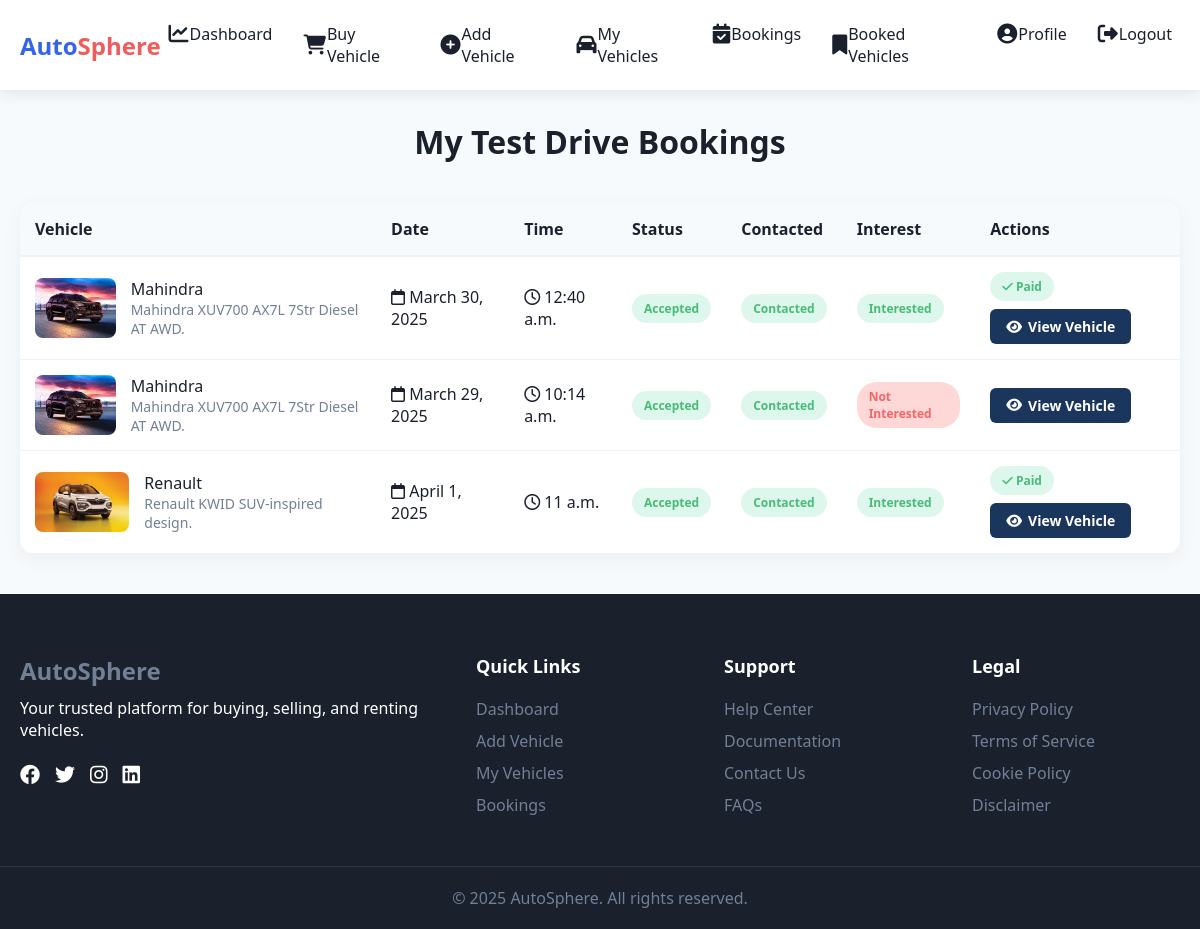
Screenshot of /Dealer/Dealer_booked_vehicel/ (signed in) with the database file from the repository.
### Customer/models.py (models this page shows, shortened)
class TestDriveBooking(models.Model):
    customer = models.ForeignKey(Customer, on_delete=models.CASCADE, null=True, blank=True)  # Allow null for dealers
    dealer = models.ForeignKey(Dealer, on_delete=models.CASCADE, null=True, blank=True)  # Optional Dealer field
    vehicle = models.ForeignKey(Vehicle, on_delete=models.CASCADE)
    date = models.DateField()
    time = models.TimeField()
    status = models.CharField(max_length=20, choices=[("Pending", "Pending"), ("Accepted", "Accepted"), ("Rejected", "Rejected")], default="Pending")
    payment_status = models.CharField(max_length=20, choices=[("Pending", "Pending"), ("Paid", "Paid")], default="Pending")
    Payment_amount = models.DecimalField(max_digits=10, decimal_places=2, default=0.00)
    Contancted = models.CharField(max_length=20, choices=[("Pending", "Pending"), ("Contacted", "Contacted")], default="Pending")
    Intrested = models.CharField(max_length=20, choices=[("Pending", "Pending"), ("Intrested", "Intrested"),("Not-Intrested", "Not-Intrested")], default="Pending")

class Vehicle(models.Model):
    SALE = 'sale'
    RENT = 'rent'
    VEHICLE_TYPES = [
        (SALE, 'For Sale'),
        (RENT, 'For Rent'),
    ]
    dealer = models.ForeignKey(Dealer, on_delete=models.CASCADE, null=True, blank=True)
    showroom_dealer = models.ForeignKey(Showroom, on_delete=models.CASCADE, null=True, blank=True)
    owner = models.ForeignKey(Customer, on_delete=models.CASCADE, null=True, blank=True)
    title = models.CharField(max_length=255)
    brand = models.CharField(max_length=100)
    model = models.CharField(max_length=100)
    year = models.PositiveIntegerField()
    price = models.DecimalField(max_digits=10, decimal_places=2)
    vehicle_type = models.CharField(max_length=10, choices=VEHICLE_TYPES, default=SALE)
    description = models.TextField()
    mileage = models.PositiveIntegerField(null=True, blank=True)
    fuel_type = models.CharField(max_length=50, choices=[("Petrol", "Petrol"), ("Diesel", "Diesel"), ("Electric", "Electric")])
    transmission = models.CharField(max_length=50, choices=[("Manual", "Manual"), ("Automatic", "Automatic")])
    available = models.BooleanField(default=True)
    image = models.ImageField(upload_to="vehicle_images/", null=True, blank=True)
    created_at = models.DateTimeField(default=now)

### Dealer/views.py (the view)
# urls.py: path("Dealer_booked_vehicel/", views.Dealer_booked_vehicel, name="Dealer_booked_vehicel"),
def Dealer_booked_vehicel(request):
    if "did" not in request.session:
        return redirect("Customer:Login")
    dealer_id = request.session["did"]
    test_drive_bookings = TestDriveBooking.objects.filter(dealer_id=dealer_id).select_related("vehicle")
    return render(request, "Dealer/Dealer_booked_vehicel.html", {"test_drive_bookings": test_drive_bookings})

### Dealer/templates/Dealer/Dealer_booked_vehicel.html (shortened to what this page needs)
<!DOCTYPE html>
<html lang="en">
<head>
    <link rel="stylesheet" href="https://cdnjs.cloudflare.com/ajax/libs/font-awesome/6.4.0/css/all.min.css">
</head>
<body>
    <nav class="navbar">
        <div class="container">
            <a href="{% url 'Dealer:Dealer_home' %}" class="logo">
                <span style="color: #3563E9;">Auto</span><span style="color: #f35b5b;">Sphere</span>
            </a>
            <ul class="nav-links">
                <li>
                    <a href="{% url 'Dealer:dealer_dashboard' %}">
                        <i class="fas fa-chart-line"></i>
                        Dashboard
                    </a>
                </li>
                <li>
                    <a href="{% url 'Dealer:dealer_vehicle_list' %}">
                        <i class="fas fa-shopping-cart"></i>
                        Buy Vehicle
                    </a>
                </li>
                <li>
                    <a href="{% url 'Dealer:add_vehicle' %}">
                        <i class="fas fa-plus-circle"></i>
                        Add Vehicle
                    </a>
                </li>
                <li>
                    <a href="{% url 'Dealer:dealer_vehicles' %}">
                        <i class="fas fa-car"></i>
                        My Vehicles
                    </a>
                </li>
                <li>
                    <a href="{% url 'Dealer:dealer_bookings' %}">
                        <i class="fas fa-calendar-check"></i>
                        Bookings
                    </a>
                </li>
                <li>
                    <a href="{% url 'Dealer:Dealer_booked_vehicel' %}">
                        <i class="fas fa-bookmark"></i>
                        Booked Vehicles
                    </a>
                </li>
                <li>
                    <a href="{% url 'Dealer:dealer_profile' %}">
                        <i class="fas fa-user-circle"></i>
                        Profile
                    </a>
                </li>
                <li>
                    <a href="{% url 'Customer:index' %}">
                        <i class="fas fa-sign-out-alt"></i>
                        Logout
                    </a>
                </li>
            </ul>
        </div>
    </nav>
    <div class="bookings-container">
        <div class="page-header">
            <h2>My Test Drive Bookings</h2>
        </div>
        <div class="bookings-card">
            <table class="booking-table">
                <thead>
                    <tr>
                        <th>Vehicle</th>
                        <th>Date</th>
                        <th>Time</th>
                        <th>Status</th>
                        <th>Contacted</th>
                        <th>Interest</th>
                        <th>Actions</th>
                    </tr>
                </thead>
                <tbody>
                    {% for booking in test_drive_bookings %}
                    <tr>
                        <td>
                            <div class="vehicle-info">
                                <div class="vehicle-image">
                                    <img src="{{ booking.vehicle.image.url }}" alt="{{ booking.vehicle.title }}">
                                </div>
                                <div>
                                    <div class="vehicle-details">{{ booking.vehicle.brand }}</div>
                                    <div class="vehicle-model">{{ booking.vehicle.model }}</div>
                                </div>
                            </div>
                        </td>
                        <td>
                            <i class="far fa-calendar"></i>
                            {{ booking.date }}
                        </td>
                        <td>
                            <i class="far fa-clock"></i>
                            {{ booking.time }}
                        </td>
                        <td>
                            <span class="status-badge
                                {% if booking.status == 'Pending' %}status-pending
                                {% elif booking.status == 'Accepted' %}status-success
                                {% else %}status-error{% endif %}">
                                {{ booking.status }}
                            </span>
                        </td>
                        <td>
                            <span class="status-badge
                                {% if booking.Contancted == 'Contacted' %}status-success
                                {% else %}status-pending{% endif %}">
                                {{ booking.Contancted }}
                            </span>
                        </td>
                        <td>
                            {% if booking.Contancted == "Contacted" and booking.Intrested == "Pending" %}
                                <div class="action-buttons">
                                    <a href="{% url 'Dealer:mark_interested_dealer' booking.id %}" class="btn btn-success">
                                        <i class="fas fa-thumbs-up"></i>
                                        Interested
                                    </a>
                                    <a href="{% url 'Dealer:mark_not_interested_dealer' booking.id %}" class="btn btn-error">
                                        <i class="fas fa-thumbs-down"></i>
                                        Not Interested
                                    </a>
                                </div>
                            {% elif booking.Intrested == "Intrested" %}
                                <span class="status-badge status-success">Interested</span>
                            {% elif booking.Intrested == "Not-Intrested" %}
                                <span class="status-badge status-error">Not Interested</span>
                            {% else %}
                                <span class="status-badge status-pending">Pending</span>
                            {% endif %}
                        </td>
                        <td>
                            <div class="action-buttons">
                                {% if booking.Intrested == "Intrested" and booking.payment_status == "Pending" %}
                                    <a href="{% url 'Dealer:make_payment_dealer' booking.id %}" class="btn btn-primary">
                                        <i class="fas fa-credit-card"></i>
                                        Make Payment
                                    </a>
                                {% elif booking.payment_status == "Paid" %}
                                    <span class="status-badge status-success">
                                        <i class="fas fa-check"></i>
                                        Paid
                                    </span>
                                {% endif %}
                                <a href="{% url 'Dealer:dealer_vehicle_detail' booking.vehicle.id %}" class="btn btn-info">
                                    <i class="fas fa-eye"></i>
                                    View Vehicle
                                </a>
                            </div>
                        </td>
                    </tr>
                    {% endfor %}
                </tbody>
            </table>
        </div>
    </div>
    <footer class="footer">
        <div class="footer-grid">
            <div class="footer-links">
                <a href="#" class="footer-logo">Auto<span>Sphere</span></a>
                <p>Your trusted platform for buying, selling, and renting vehicles.</p>
                <div class="social-links">
                    <a href="#"><i class="fab fa-facebook"></i></a>
                    <a href="#"><i class="fab fa-twitter"></i></a>
                    <a href="#"><i class="fab fa-instagram"></i></a>
                    <a href="#"><i class="fab fa-linkedin"></i></a>
                </div>
            </div>
            <div class="footer-links">
                <h4>Quick Links</h4>
                <ul>
                    <li><a href="{% url 'Dealer:dealer_dashboard' %}">Dashboard</a></li>
                    <li><a href="{% url 'Dealer:add_vehicle' %}">Add Vehicle</a></li>
                    <li><a href="{% url 'Dealer:dealer_vehicles' %}">My Vehicles</a></li>
                    <li><a href="{% url 'Dealer:dealer_bookings' %}">Bookings</a></li>
                </ul>
            </div>
            <div class="footer-links">
                <h4>Support</h4>
                <ul>
                    <li><a href="#">Help Center</a></li>
                    <li><a href="#">Documentation</a></li>
                    <li><a href="#">Contact Us</a></li>
                    <li><a href="#">FAQs</a></li>
                </ul>
            </div>
            <div class="footer-links">
                <h4>Legal</h4>
                <ul>
                    <li><a href="#">Privacy Policy</a></li>
                    <li><a href="#">Terms of Service</a></li>
                    <li><a href="#">Cookie Policy</a></li>
                    <li><a href="#">Disclaimer</a></li>
                </ul>
            </div>
        </div>
        <div class="footer-bottom">
            <p>&copy; 2025 AutoSphere. All rights reserved.</p>
        </div>
    </footer>
</body>
</html>

### Dealer/templates/Dealer/Dealer_booked_vehicel.html (style rules this page uses)
:root { --primary: #3563E9; --secondary: #1A365D; --accent: #FF4C30; --light: #F7FAFC; --dark: #1A202C; --gray: #718096; --light-gray: #EDF2F7; --success: #48BB78; --error: #F56565; }
* { margin: 0; padding: 0; box-sizing: border-box; font-family: 'Segoe UI', Tahoma, Geneva, Verdana, sans-serif; }
body { background-color: var(--light); color: var(--dark); }
.navbar { background: white; padding: 15px 0; position: fixed; top: 0; left: 0; right: 0; z-index: 1000; box-shadow: 0 2px 15px rgba(0, 0, 0, 0.1); }
.container { max-width: 1400px; margin: 0 auto; padding: 0 20px; display: flex; justify-content: space-between; align-items: center; }
.logo { display: flex; align-items: center; gap: 0px; font-size: 24px; font-weight: 700; color: var(--dark); text-decoration: none; }
.nav-links { display: flex; gap: 30px; list-style: none; margin: 0; padding: 0; }
.nav-links a { display: flex; align-items: center; gap: 1px; color: var(--dark); text-decoration: none; font-weight: 500; padding: 8px 12px; border-radius: 8px; transition: all 0.3s; }
.nav-links a i { font-size: 16px; }
@media (max-width: 1200px) { .nav-links { gap: 15px; } }
@media (max-width: 1200px) { .nav-links a { padding: 8px; } }
@media (max-width: 1200px) { .nav-links a i { font-size: 20px; } }
.footer { background: var(--dark); color: white; padding: 60px 0 20px; }
.footer-grid { display: grid; grid-template-columns: 2fr 1fr 1fr 1fr; gap: 40px; max-width: 1200px; margin: 0 auto; padding: 0 20px; }
.footer-logo { color: white; font-size: 24px; font-weight: 700; margin-bottom: 20px; display: block; }
.footer-links h4 { margin-bottom: 20px; font-size: 18px; }
.footer-links ul { list-style: none; }
.footer-links a { color: var(--gray); text-decoration: none; transition: color 0.3s; display: block; margin-bottom: 10px; }
.footer-bottom { text-align: center; margin-top: 40px; padding-top: 20px; border-top: 1px solid rgba(255, 255, 255, 0.1); color: var(--gray); }
.social-links { display: flex; gap: 15px; margin-top: 20px; }
.social-links a { color: white; font-size: 20px; transition: color 0.3s; }
.bookings-container { max-width: 1400px; margin: 120px auto 40px; padding: 0 20px; }
.page-header { text-align: center; margin-bottom: 40px; }
.page-header h2 { font-size: 32px; color: var(--dark); margin-bottom: 10px; }
.bookings-card { background: white; border-radius: 15px; box-shadow: 0 5px 20px rgba(0, 0, 0, 0.05); overflow: hidden; }
.booking-table { width: 100%; border-collapse: separate; border-spacing: 0; }
.booking-table th { background: var(--light); color: var(--dark); font-weight: 600; padding: 15px; text-align: left; border-bottom: 2px solid var(--light-gray); }
.booking-table td { padding: 15px; border-bottom: 1px solid var(--light-gray); vertical-align: middle; }
.vehicle-info { display: flex; align-items: center; gap: 15px; }
.vehicle-image { width: 100px; height: 60px; border-radius: 8px; overflow: hidden; }
.vehicle-image img { width: 100%; height: 100%; object-fit: cover; }
.vehicle-details { font-weight: 500; color: var(--dark); }
.vehicle-model { font-size: 14px; color: var(--gray); }
.status-badge { padding: 6px 12px; border-radius: 20px; font-size: 12px; font-weight: 600; display: inline-block; }
.status-success { background: #DEF7EC; color: var(--success); }
.status-error { background: #FED7D7; color: var(--error); }
.btn { padding: 8px 16px; border-radius: 6px; font-size: 14px; font-weight: 600; text-decoration: none; transition: all 0.3s; display: inline-flex; align-items: center; gap: 6px; border: none; cursor: pointer; }
.btn-info { background: var(--secondary); color: white; }
.action-buttons { display: flex; gap: 8px; flex-wrap: wrap; }

### rows the page displays
TestDriveBooking: vehicle.image (picture), vehicle.brand "Mahindra", vehicle.model "Mahindra XUV700 AX7L 7Str Diesel AT AWD.", date "March 30, 2025", time "12:40 a.m.", status "Accepted", Contancted "Contacted", Intrested "Interested"
TestDriveBooking: vehicle.image (picture), vehicle.brand "Mahindra", vehicle.model "Mahindra XUV700 AX7L 7Str Diesel AT AWD.", date "March 29, 2025", time "10:14 a.m.", status "Accepted", Contancted "Contacted", Intrested "Not Interested"
TestDriveBooking: vehicle.image (picture), vehicle.brand "Renault", vehicle.model "Renault KWID SUV-inspired design.", date "April 1, 2025", time "11 a.m.", status "Accepted", Contancted "Contacted", Intrested "Interested"
